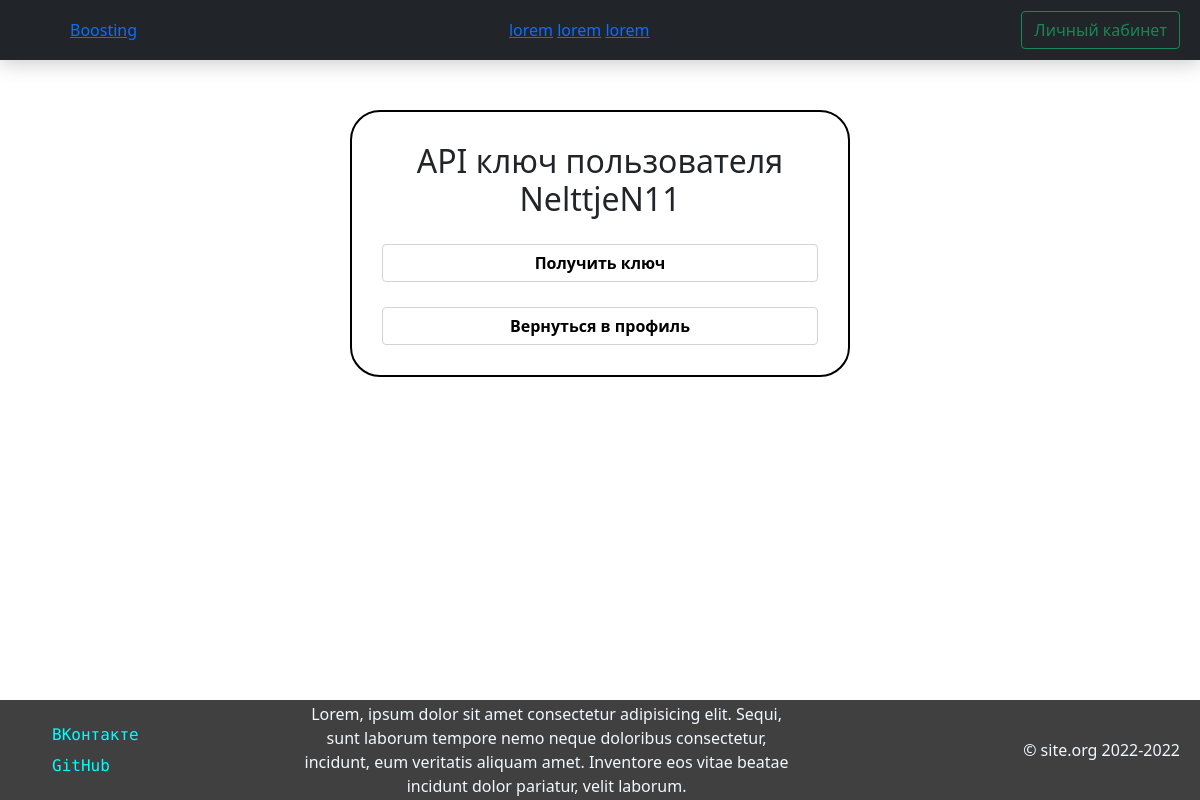
Before: /apikey (signed in) with the older database file.
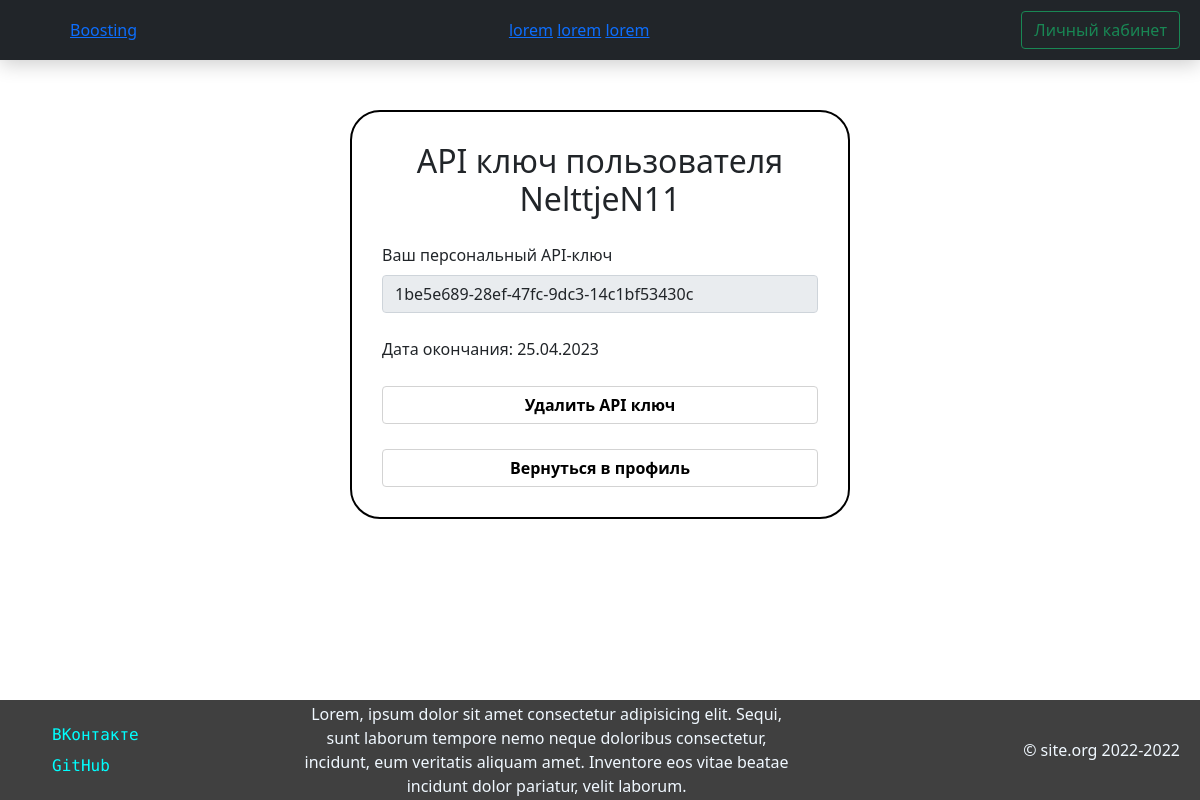
After: the same page with the newer database file.
### Site/models.py (models this page shows)
class User(db.Model, UserMixin, SerializerMixin):
    __tablename__ = 'user'
    id = db.Column(db.Integer, primary_key=True)
    login = db.Column(db.String, nullable=False, unique=True)
    email = db.Column(db.String, default="")
    password = db.Column(db.String, nullable=False)
    day = db.Column(db.Integer, nullable=False)
    month = db.Column(db.Integer, nullable=False)
    year = db.Column(db.Integer, nullable=False)
    parent = db.Column(db.Integer, default=-1)
    balance = db.Column(db.Float, default=0)
    orders_id = db.Column(db.String, default="")
    current_orders = db.Column(db.String, default="")
    admin_status = db.Column(db.Integer, default=0)
    is_banned = db.Column(db.Float, default=False)
    until = db.Column(db.String, default="")

class Apikey(db.Model, SerializerMixin):
    __tablename__ = 'apikeys'
    id = db.Column(db.Integer, primary_key=True)
    apikey = db.Column(db.String, unique=True)
    requestor_id = db.Column(db.Integer, db.ForeignKey('user.id'))
    info = db.Column(db.String)
    access_level = db.Column(db.Integer, nullable=False)
    creation_date = db.Column(db.String, nullable=False)
    valid_end = db.Column(db.String, nullable=False)

### Site/routes.py (the view, shortened to what this page needs)
@app.route('/apikey', methods=['GET', 'POST'])
def apikey():
    if not current_user.get_id():
        return redirect('login')
    user = User.query.get(current_user.get_id())
    user_api = Apikey.query.filter_by(requestor_id=user.id).first()
    return render_template('apikey.html', css=url_for('static', filename='css/apikey.css'),
                           user=user, apikey=user_api)

### Site/auth.py (called while the page is built)
@login_manager.user_loader
def load_user(user_id):
    return User.query.get(user_id)

### Site/templates/apikey.html (shortened to what this page needs)
{% extends "base.html" %}
{% block head %}
    {{super()}}
    <link rel="stylesheet" href="{{css|safe}}">
{% endblock %}
{% block container %}
    <div class="profile-info">
        <h2 class="nickname" style="text-align: center;">API ключ пользователя {{user.login}}</h1>
        {% if apikey %}
            <label for="apikey" class="form-label">Ваш персональный API-ключ</label>
            <input type="text" class="form-control" id="apikey" value={{apikey.apikey}} readonly>
            <p class="mt-4">Дата окончания: {{apikey.valid_end}}</p>
            <a href="/delete_apikey" class="submit-button a-button">Удалить API ключ</a>
        {% else %}
            <form action="" method="post">
                <button type="submit" class="submit-button">Получить ключ</button>
            </form>
        {% endif %}
        <a href="/profile" class="submit-button a-button">Вернуться в профиль</a>
    </div>
{% endblock %}

### Site/templates/base.html (shortened to what this page needs)
<!DOCTYPE html>
<html lang="en">
<head>
    {% block head %}
    <link href="/static/css/base.css" rel="stylesheet">
    <link href="https://cdn.jsdelivr.net/npm/bootstrap@5.1.3/dist/css/bootstrap.min.css" rel="stylesheet">
    {% endblock %}
</head>
<body>
    <nav class="header navbar-dark bg-dark">
        <a href="/" class="logo"><img src="" alt="">Boosting</a>
        <ul class="mnu_top">
            <li><a href="/">lorem</a></li>
            <li><a href="/">lorem</a></li>
            <li><a href="/">lorem</a></li>
        </ul>
        <div class="login_top">
            {% if not user.login %}
            <a href="/login"><button class="btn btn-outline-success">Авторизация</button></a>
            {% else %}
            <a href="/profile"><button class="btn btn-outline-success">Личный кабинет</button></a>
            {% endif %}
        </div>
    </nav>
    <div class="container" style="padding: 0;">
        {% block container %}
        {% endblock %}
    </div>
    <footer class="endpage" style="padding: 0 20px;">
        <ul class="socials">
            <li><a href="https://vk.com/nelttjen">ВКонтакте</a></li>
            <li><a href="https://github.com/nelttjen">GitHub</a></li>
        </ul>
        <div class="information" style="display: block; width: 500px; text-align: center;">
            Lorem, ipsum dolor sit amet consectetur adipisicing elit. Sequi, sunt laborum tempore nemo neque doloribus consectetur, incidunt, eum veritatis aliquam amet. Inventore eos vitae beatae incidunt dolor pariatur, velit laborum.
        </div>
        <div class="copyright">
            © site.org 2022-2022
        </div>
    </footer>
</body>
</html>

### Site/static/css/base.css (style rules this page uses)
* { margin: 0; padding: 0; box-sizing: content-box; }
html { height: 100%; }
body { margin: 0; min-height: 100%; display: grid; grid-template-rows: auto 1fr auto; }
.header { min-width: 400px; width: 100%; height: 60px; box-shadow: 0 4px 20px rgba(0, 0, 0, .2); padding: 0.5rem 1.25rem; background-color: palegreen; display: flex; justify-content: space-between; align-items: center; }
.mnu_top { list-style-type: none; padding-left: 0; margin-bottom: 0; }
.mnu_top li { display: inline-block; }
.logo { margin-left: 50px; }
.endpage { width: 100%; height: 100px; background-color: rgba(0, 0, 0, .75); color: aliceblue; display: flex; justify-content: space-between; align-items: center; }
.socials { margin-top: 25px; width: 50px; height: 70px; list-style-type: none; }
.socials li { padding: 15% 0; }
.socials a { text-decoration: none; color: aqua; font-family: 'Red Hat Mono', monospace; }
.container { position: relative; }
.submit-button { margin-top: 25px; background-color: white; font-weight: 600; display: block; width: 100%; padding: 0.375rem 0.75rem; border: 1px solid lightgray; border-radius: 0.25rem; transition: 0.25s; }
.a-button { color: black; text-decoration: none; text-align: center; }

### Site/static/css/apikey.css (style rules this page uses)
.profile-info { width: 500px; height: auto; border: 2px solid black; border-radius: 30px; margin: 50px auto; padding: 30px; }

Changed rows visible on the page:
added Apikey: apikey "1be5e689-28ef-47fc-9dc3-14c1bf53430c", valid_end "25.04.2023"
Other visible differences:
text no longer shown: "Получить ключ"
text now shown: "Ваш персональный API-ключ Дата окончания: Удалить API ключ"
